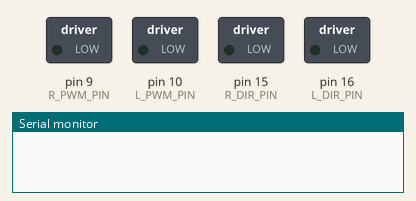
Recording of a sketch running on a simulated Arduino Uno, built with avr-gcc and run on an emulated ATmega328P. Shown: switched loads named in the sketch (green lamp = pin HIGH), the last lines printed to the serial monitor.

Above: at 0.1 s.
At 1.1 s:
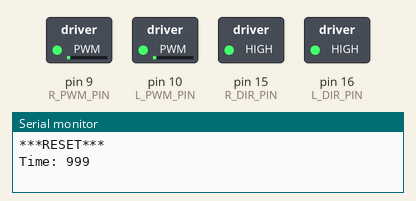
At 3.1 s:
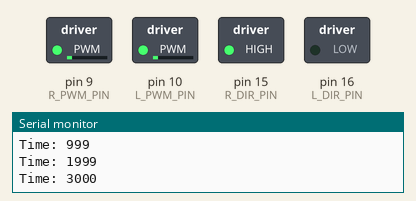
Timing chart, 0 to 4.6 s (numbered marks = the images above):
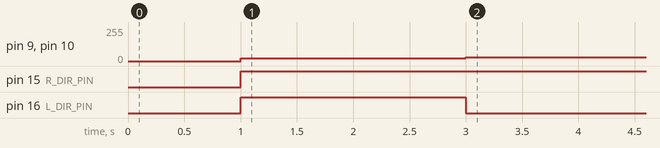

Measured:
- by itself, pin 9 (R_PWM_PIN), pin 10 (L_PWM_PIN): 0/255 → 20/255 at 1.0 s, → 30/255 2.0 s later
- by itself, pin 15 (R_DIR_PIN): LOW → HIGH at 1.0 s
- by itself, pin 16 (L_DIR_PIN): LOW → HIGH at 1.0 s, → LOW 2.0 s later

The sketch:

Labsheet_2.ino
```cpp
#include "motors.h"

#define LED_PIN 13  // Pin to activate the orange LED
#define L_PWM_PIN 10
#define L_DIR_PIN 16
#define R_PWM_PIN 9
#define R_DIR_PIN 15

#define FWD HIGH
#define REV LOW

void moveForward(){
  analogWrite(L_PWM_PIN, 30);
  analogWrite(R_PWM_PIN, 30);
}

void moveBackward(){
  analogWrite(L_DIR_PIN, 255);
  analogWrite(R_DIR_PIN, 255);
  analogWrite(L_PWM_PIN, 20);
  analogWrite(R_PWM_PIN, 20);
  }

void turnRight(){
  analogWrite(L_PWM_PIN, 30);
  analogWrite(R_PWM_PIN, 30);
  analogWrite(L_DIR_PIN, 0);
  analogWrite(R_DIR_PIN, 255);
}

void turnLeft(){
  analogWrite(L_PWM_PIN, 0);
  analogWrite(R_PWM_PIN, 30);
}


// put your setup code here, to run once:
void setup() {
  Serial.begin(9600);
  delay(1000);
  Serial.println("***RESET***");
  // Set pin as an output
  pinMode(L_PWM_PIN, OUTPUT);
  pinMode(R_PWM_PIN, OUTPUT);
  pinMode(L_DIR_PIN, OUTPUT);
  pinMode(R_DIR_PIN, OUTPUT);
}

int time = 0;
unsigned long myTime;
void loop() {
  Serial.print("Time: ");
  myTime = millis();
//  Setting the motor power at 30 i.e, 8% duty-cycle.
  if (time<2){
    moveBackward();
    time++;
  }
  else{
    turnRight();
    time++;
  }
  Serial.println(myTime);
  delay(1000);
}
```

motors.h
```cpp
// this #ifndef stops this file
// from being included mored than
// once by the compiler.
#ifndef _MOTORS_H
#define _MOTORS_H


// Class to operate the motor(s).
class Motors_c {
  public:

    // Constructor, must exist.
    Motors_c() {

    }

    // Use this function to
    // initialise the pins and
    // state of your motor(s).
    void initialise() {

    }

    // Write a function to operate
    // your motor(s)
    // ...


};


#endif

/*
Motor sketch file.
# define L_PWM_PIN 10
# define L_DIR_PIN 16
# define R_PWM_PIN 9
# define R_DIR_PIN 15

# define FWD HIGH
# define REV LOW

void setup(){
  pinMode(L_PWM_PIN,OUTPUT);
  pinMode(R_PWM_PIN,OUTPUT);
  pinMode(L_DIR_PIN,OUTPUT);
  pinMode(R_DIR_PIN,OUTPUT);

  // Start serial
  Serial.begin(9600);
  delay(1000);
  Serial.println("***RESET***");
  }

void loop(){
  analogWrite(L_DIR_PIN,REV);
  analogWrite(R_DIR_PIN,REV);
  // setting the power level for motors.
  analogWrite(L_PWM_PIN, 30);
  analogWrite(R_PWM_PIN, 30);

  delay(5);
  }
 */
```
